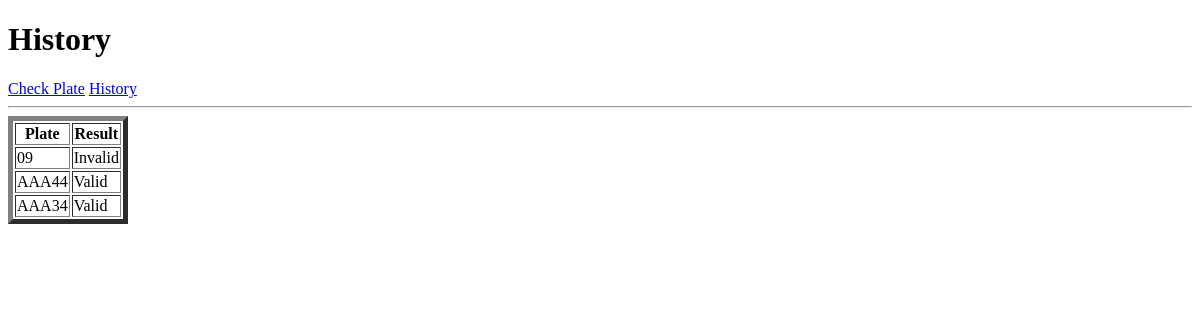
Before: /history with the older database file.
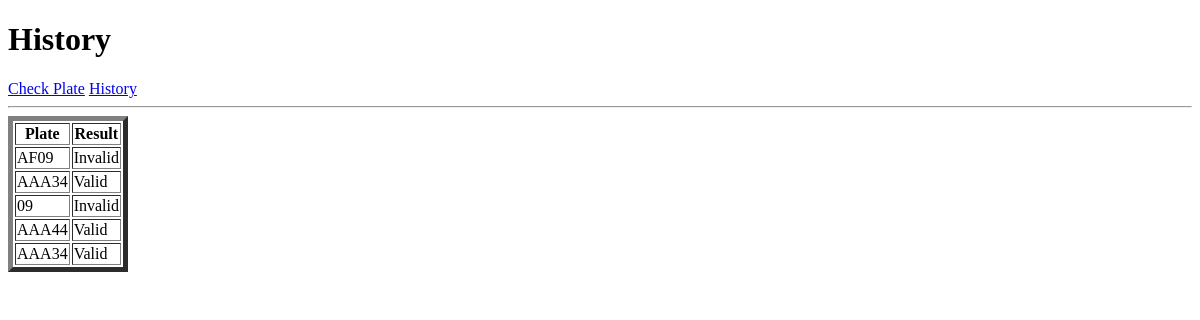
After: the same page with the newer database file.
### tables this page shows
CREATE TABLE plates (
    id INTEGER PRIMARY KEY AUTOINCREMENT,
    plate TEXT NOT NULL,
    valid INTEGER NOT NULL
);

### app.py (the view)
@app.route("/history")
def history():
    plates = db.execute("SELECT * FROM plates ORDER BY id DESC")
    return render_template("history.html", plates=plates)

### templates/history.html (shortened to what this page needs)
<!DOCTYPE html>
<html>
<head>
</head>
<body>
    <h1>History</h1>
    <a href="/">Check Plate</a>
    <a href="/history">History</a>
    <hr>
    <table border="5">
        <tr>
            <th>Plate</th>
            <th>Result</th>
        </tr>
        {% for plate in plates %}
        <tr>
            <td>{{ plate.plate }}</td>
            <td>
                {% if plate.valid == 1 %}
                    Valid
                {% else %}
                    Invalid
                {% endif %}
            </td>
        </tr>
        {% endfor %}
    </table>
</body>
</html>

Changed rows visible on the page:
added plates: plate "AF09", valid "Invalid"
added plates: plate "AAA34", valid "Valid"
